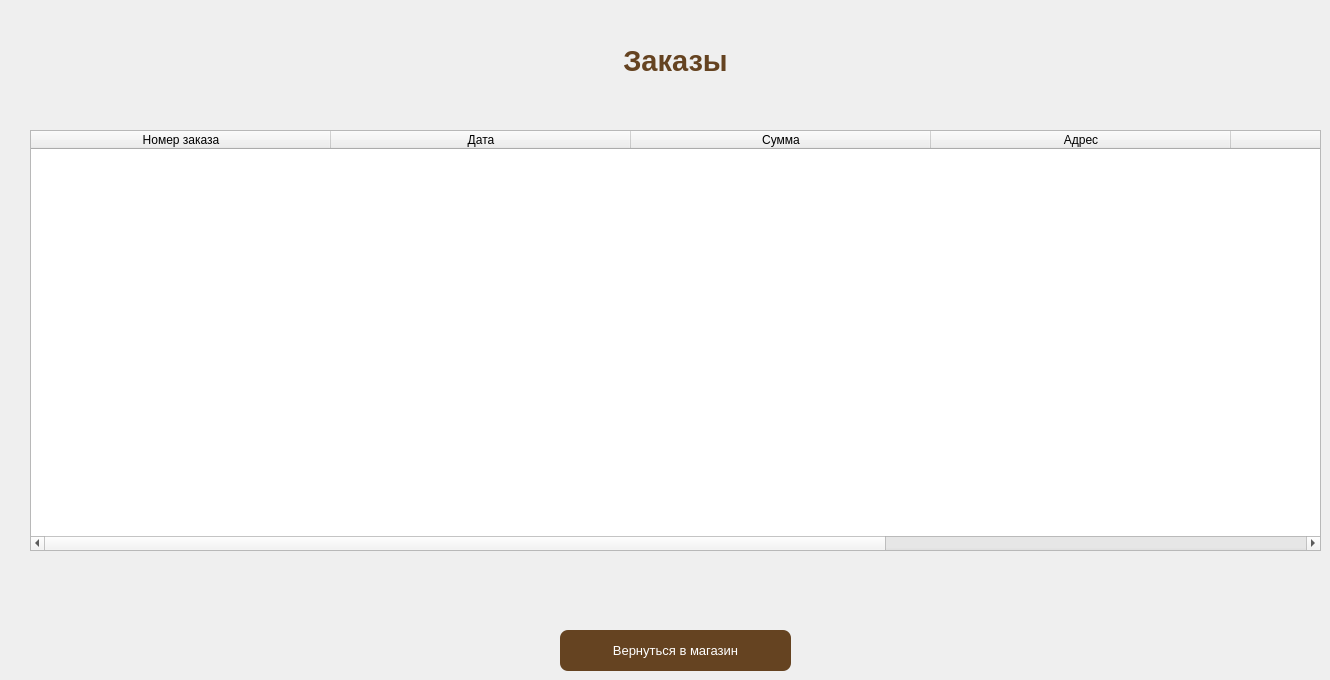
    <widget class="QWidget" name="page_orders">
     <widget class="QWidget" name="verticalLayoutWidget_3">
      <property name="geometry">
       <rect>
        <x>30</x>
        <y>130</y>
        <width>1291</width>
        <height>421</height>
       </rect>
      </property>
      <layout class="QVBoxLayout" name="verticalLayout_orders">
       <item>
        <widget class="QTableWidget" name="tableWidget_orders">
         <attribute name="horizontalHeaderVisible">
          <bool>true</bool>
         </attribute>
         <attribute name="horizontalHeaderCascadingSectionResizes">
          <bool>false</bool>
         </attribute>
         <attribute name="horizontalHeaderDefaultSectionSize">
          <number>300</number>
         </attribute>
         <attribute name="horizontalHeaderHighlightSections">
          <bool>true</bool>
         </attribute>
         <attribute name="horizontalHeaderMinimumSectionSize">
          <number>50</number>
         </attribute>
         <attribute name="horizontalHeaderShowSortIndicator" stdset="0">
          <bool>false</bool>
         </attribute>
         <attribute name="horizontalHeaderStretchLastSection">
          <bool>true</bool>
         </attribute>
         <column>
          <property name="text">
           <string>Номер заказа</string>
          </property>
          <property name="textAlignment">
           <set>AlignCenter</set>
          </property>
         </column>
         <column>
          <property name="text">
           <string>Дата</string>
          </property>
          <property name="textAlignment">
           <set>AlignCenter</set>
          </property>
         </column>
         <column>
          <property name="text">
           <string>Сумма</string>
          </property>
          <property name="textAlignment">
           <set>AlignCenter</set>
          </property>
         </column>
         <column>
          <property name="text">
           <string>Адрес</string>
          </property>
          <property name="textAlignment">
           <set>AlignCenter</set>
          </property>
         </column>
         <column>
          <property name="text">
           <string>Статус заказа</string>
          </property>
          <property name="textAlignment">
           <set>AlignCenter</set>
          </property>
         </column>
         <column>
          <property name="text">
           <string>Статус оплаты</string>
          </property>
          <property name="textAlignment">
           <set>AlignCenter</set>
          </property>
         </column>
        </widget>
       </item>
      </layout>
     </widget>
     <widget class="QLabel" name="label_orders">
      <property name="geometry">
       <rect>
        <x>530</x>
        <y>20</y>
        <width>291</width>
        <height>81</height>
       </rect>
      </property>
      <property name="font">
       <font>
        <pointsize>22</pointsize>
        <weight>75</weight>
        <bold>true</bold>
       </font>
      </property>
      <property name="styleSheet">
       <string notr="true">color: #654321;
</string>
      </property>
      <property name="text">
       <string>Заказы</string>
      </property>
      <property name="alignment">
       <set>Qt::AlignCenter</set>
      </property>
     </widget>
     <widget class="QPushButton" name="btn_orders_shop">
      <property name="geometry">
       <rect>
        <x>560</x>
        <y>630</y>
        <width>231</width>
        <height>41</height>
       </rect>
      </property>
      <property name="font">
       <font>
        <pointsize>10</pointsize>
       </font>
      </property>
      <property name="styleSheet">
       <string notr="true">QPushButton:enabled {
    background-color: #654321;
    color: white;
    border-radius: 8px;
}

QPushButton:disabled {
    background-color: rgba(160, 82, 45, 0.5);
    color: rgba(255, 255, 255, 0.5);
    border-radius: 8px;
}
</string>
      </property>
      <property name="text">
       <string>Вернуться в магазин</string>
      </property>
     </widget>
    </widget>
